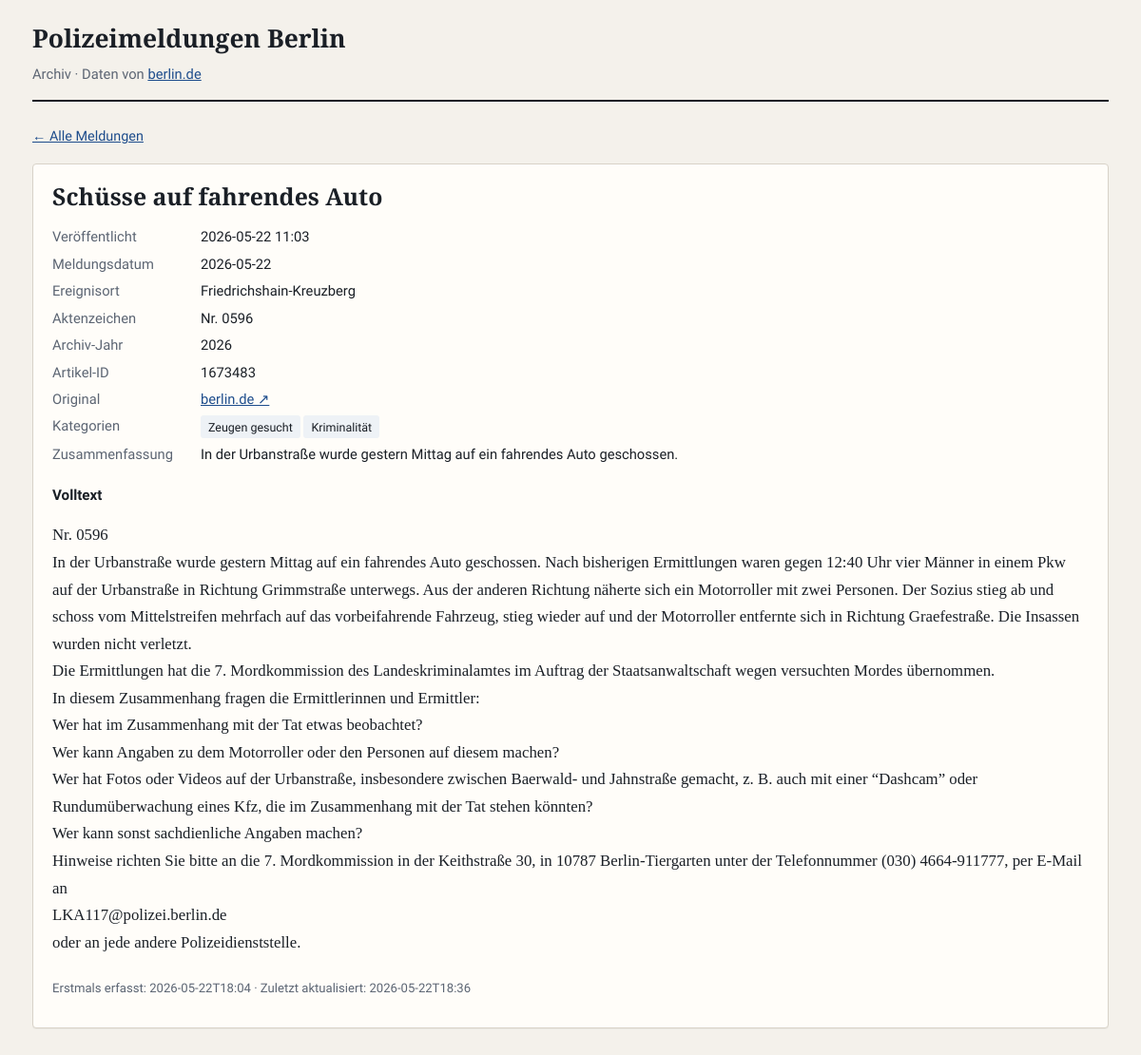
/meldung/1673483, run on the app's committed database.
### tables this page shows
CREATE TABLE meldungen (
    id TEXT PRIMARY KEY,
    url TEXT NOT NULL UNIQUE,
    title TEXT NOT NULL,
    published_at TEXT,
    meldung_date TEXT,
    district TEXT,
    body_text TEXT,
    source_year INTEGER,
    first_seen_at TEXT NOT NULL,
    last_scraped_at TEXT NOT NULL
, summary TEXT, tags TEXT, case_number TEXT, images TEXT);

### dashboard/app.py (the view)
@app.route("/meldung/<article_id>")
def detail(article_id: str):
    conn = get_db()
    if conn is None:
        abort(404)
    row = conn.execute("SELECT * FROM meldungen WHERE id = ?", (article_id,)).fetchone()
    conn.close()
    if row is None:
        abort(404)
    m = enrich_row(row)
    return render_template("detail.html", m=m, format_datetime=format_datetime)

### dashboard/app.py (called while the page is built)
def get_db():
    if not DB_PATH.exists():
        return None
    conn = sqlite3.connect(DB_PATH)
    conn.row_factory = sqlite3.Row
    return conn

### dashboard/helpers.py (called while the page is built)
def enrich_row(row) -> dict:
    d = dict(row)
    d["tags_list"] = tags_from_json(d.get("tags"))
    d["images_list"] = images_from_json(d.get("images"))
    return d

def format_datetime(iso: str | None) -> str:
    if not iso:
        return "—"
    return iso[:16].replace("T", " ")

### scraper/parse.py (called while the page is built)
def tags_from_json(raw: str | None) -> list[str]:
    if not raw:
        return []
    try:
        return json.loads(raw)
    except json.JSONDecodeError:
        return []

def images_from_json(raw: str | None) -> list[dict]:
    if not raw:
        return []
    try:
        return json.loads(raw)
    except json.JSONDecodeError:
        return []

### dashboard/templates/detail.html (shortened to what this page needs)
{% extends "base.html" %}
{% block content %}
<a class="back" href="/">← Alle Meldungen</a>
<article class="card">
  <h1 style="margin:0;font-family:'Source Serif 4',serif;font-size:1.55rem;line-height:1.3">{{ m.title }}</h1>
  <dl class="field-grid">
    <dt>Veröffentlicht</dt>
    <dd>{{ format_datetime(m.published_at) }}</dd>
    <dt>Meldungsdatum</dt>
    <dd>{{ m.meldung_date or '—' }}</dd>
    <dt>Ereignisort</dt>
    <dd>{{ m.district or '—' }}</dd>
    <dt>Aktenzeichen</dt>
    <dd>{% if m.case_number %}Nr. {{ m.case_number }}{% else %}—{% endif %}</dd>
    <dt>Archiv-Jahr</dt>
    <dd>{{ m.source_year or '—' }}</dd>
    <dt>Artikel-ID</dt>
    <dd>{{ m.id }}</dd>
    <dt>Original</dt>
    <dd><a href="{{ m.url }}" target="_blank" rel="noopener">berlin.de ↗</a></dd>
    <dt>Kategorien</dt>
    <dd>
      {% if m.tags_list %}
        {% for t in m.tags_list %}<a class="tag" href="/?tag={{ t|urlencode }}">{{ t }}</a> {% endfor %}
      {% else %}—{% endif %}
    </dd>
    <dt>Zusammenfassung</dt>
    <dd>{% if m.summary %}{{ m.summary }}{% else %}—{% endif %}</dd>
  </dl>
  {% if m.body_text %}
  <section>
    <h3 style="font-size:0.95rem;margin:1.25rem 0 0.5rem">Volltext</h3>
    <div class="body-text">{{ m.body_text }}</div>
  </section>
  {% else %}
  <p style="color:var(--muted)">Kein Volltext gespeichert.</p>
  {% endif %}
  <p style="margin-top:1.5rem;font-size:0.82rem;color:var(--muted)">
    Erstmals erfasst: {{ m.first_seen_at[:16] }} · Zuletzt aktualisiert: {{ m.last_scraped_at[:16] }}
  </p>
</article>
{% endblock %}

### dashboard/templates/base.html (style rules this page uses)
:root { --bg: #f4f1eb; --paper: #fffdf9; --ink: #1a1f26; --muted: #5c6573; --line: #d8d2c8; --accent: #1e4d8c; --accent-soft: #e8f0fa; --tag-bg: #eef2f6; }
* { box-sizing: border-box; }
body { margin: 0; font-family: "Source Sans 3", system-ui, sans-serif; font-size: 16px; line-height: 1.55; color: var(--ink); background: var(--bg); }
a { color: var(--accent); }
.card { background: var(--paper); border: 1px solid var(--line); border-radius: 4px; padding: 1.1rem 1.25rem; margin-bottom: 1rem; box-shadow: 0 1px 0 rgba(0,0,0,.04); }
.tag { display: inline-block; font-size: 0.78rem; padding: 0.15rem 0.5rem; background: var(--tag-bg); border-radius: 3px; color: var(--ink); text-decoration: none; }
.body-text { font-family: "Source Serif 4", Georgia, serif; font-size: 1.05rem; line-height: 1.7; white-space: pre-wrap; margin-top: 1rem; }
.field-grid { display: grid; grid-template-columns: 140px 1fr; gap: 0.35rem 1rem; font-size: 0.92rem; margin: 1rem 0; }
.field-grid dt { color: var(--muted); margin: 0; }
.field-grid dd { margin: 0; }
.back { font-size: 0.9rem; margin-bottom: 1rem; display: inline-block; }

### data on the page
meldungen: title "Schüsse auf fahrendes Auto", published_at "2026-05-22 11:03", meldung_date "2026-05-22", district "Friedrichshain-Kreuzberg", case_number "0596", source_year "2026", id "1673483", summary "In der Urbanstraße wurde gestern Mittag auf ein fahrendes Auto geschossen.", body_text "Nr. 0596 In der Urbanstraße wurde gestern Mittag auf ein fahrendes Auto geschossen. Nach bisherigen Ermittlungen waren gegen 12:40 Uhr vier Männer in einem Pkw auf der Urbanstraße in Richtung Grimmstraße unterwegs. Aus der anderen Richtung näherte sich ein Motorroller mit zwei Personen. Der Sozius stieg ab und schoss vom Mittelstreifen mehrfach auf das vorbeifahrende Fahrzeug, stieg wieder auf und der Motorroller entfernte sich in Richtung Graefestraße. Die Insassen wurden nicht verletzt. Die Ermittlungen hat die 7. Mordkommission des Landeskriminalamtes im Auftrag der Staatsanwaltschaft wegen versuchten Mordes übernommen. In diesem Zusammenhang fragen die Ermittlerinnen und Ermittler: Wer…", first_seen_at "2026-05-22T18:04", last_scraped_at "2026-05-22T18:36"

### other printed values
{{ t }} "Zeugen gesucht" "Kriminalität"
